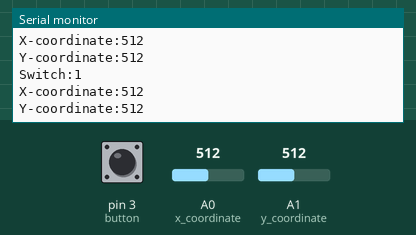
This sketch was run on a simulated Arduino Uno, built with avr-gcc and run on an emulated ATmega328P. On the bench: the last lines printed to the serial monitor. The inputs (shaded band) are chosen by the test bench; at power-on: A0 (x_coordinate) = 512, A1 (y_coordinate) = 512, pin 3 (button) HIGH.

Above: at 1.8 s.
1.9 s: A0 (x_coordinate) set to 716
At 2.6 s:
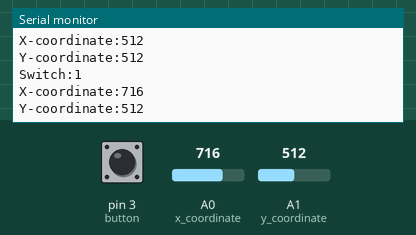
3.4 s: A1 (y_coordinate) set to 716
At 4.7 s:
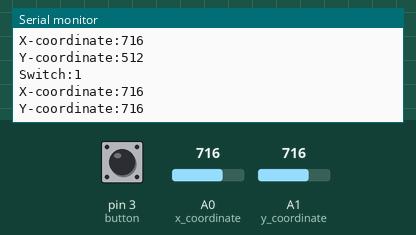
4.9 s: pin 3 (button) pulled LOW for 1.2 s
7.6 s: A0 (x_coordinate) set to 900
At 8.6 s:
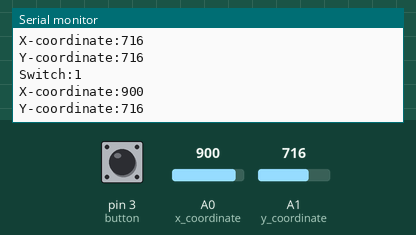
9.1 s: A1 (y_coordinate) set to 900
At 10.8 s:
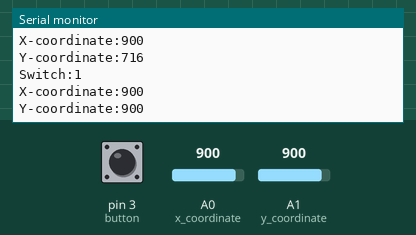
Timing chart, 0 to 11.6 s (numbered marks = the images above; inputs shaded):
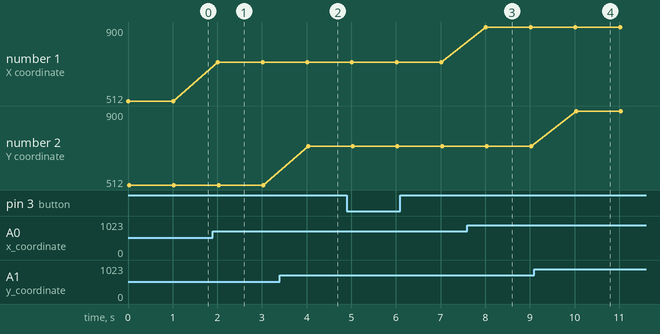

Measured:
- after the input at 1.9 s, the serial monitor: prints a new line after 0.11 s (image 1)
- after the input at 3.4 s, the serial monitor: prints a new line after 0.63 s (image 2)
- after the input at 7.6 s, the serial monitor: prints a new line after 0.42 s (image 3)
- after the input at 9.1 s, the serial monitor: prints a new line after 0.94 s (image 4)
- plotted number 1: 512 → 716 after the input at 1.9 s, 716 → 900 after the input at 7.6 s

The sketch:

joystick.ino
```cpp
/* This sketch detects analog signals from the potentiometers
within the joystick and sends it to the serial monitor */

int x_coordinate=0;       // x-direction pin of joystick connected to analog A0
int y_coordinate=1;       // y-direction pin of joystick connected to analog A1
int button=3;             // push button of joystick connected to digital pin 3

void setup(){
// pushbutton initialized as input, establish serial communication at 9600bps, initialize button as 1
pinMode(button, INPUT);
Serial.begin(9600);
digitalWrite(button, HIGH);
}

void loop() {
  Serial.print("Switch:");
  Serial.print(digitalRead(button));  // determine if button of joystick is engaged or not
  Serial.print("\n");                 //establishes a new line
  Serial.print("X-coordinate:");
  Serial.print(analogRead(x_coordinate));   // determine value of x-potentiometer (0-1023)
  Serial.print("\n");                     //establishes a new line
  Serial.print("Y-coordinate:");
  Serial.print(analogRead(y_coordinate));   // determine value of y-potentiometer (0-1023)
  Serial.print("\n\n");                   //establishes 2 new lines
  delay(1000);                            // delay between each reading for stability
}

//.json
```
